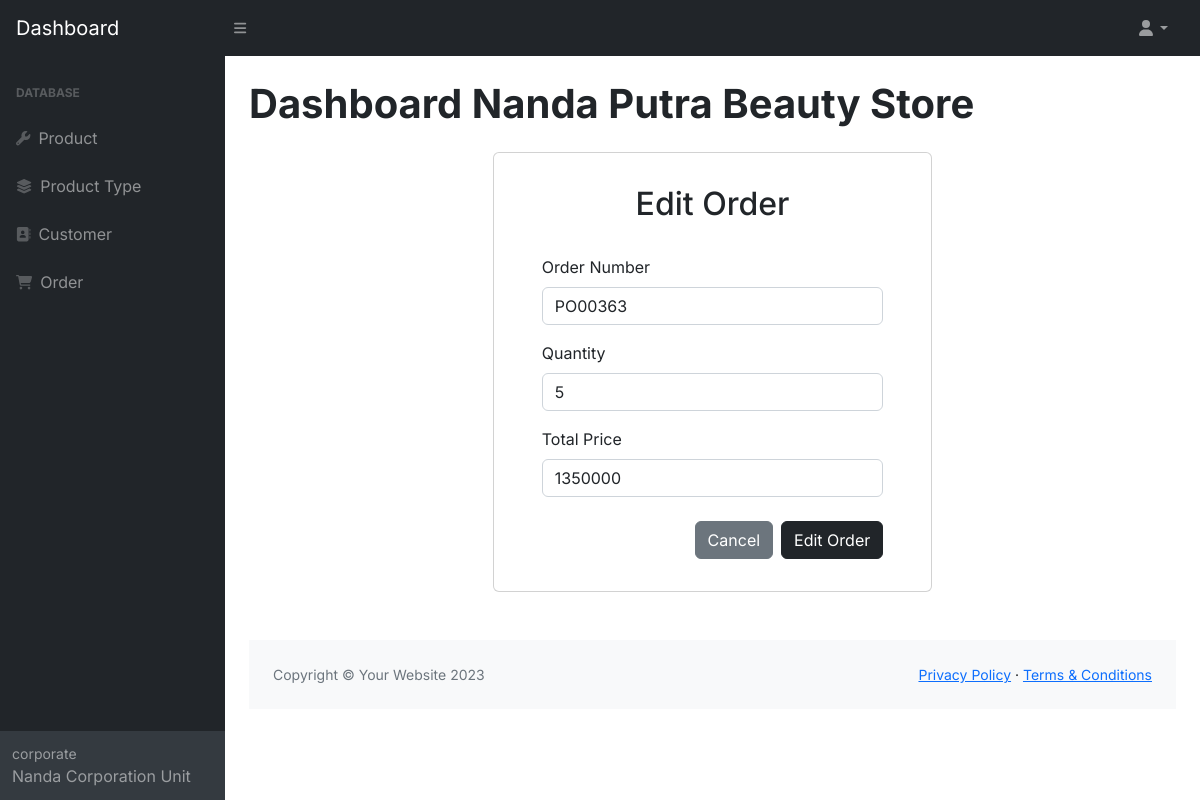
/dashboard/pages/order/edit-order.php?id=5, run on the app's committed database.
### tables this page shows
CREATE TABLE `orders` (
  `id` int(11) NOT NULL,
  `order_number` varchar(45) DEFAULT NULL,
  `date` datetime DEFAULT NULL,
  `qty` int(11) DEFAULT NULL,
  `total_price` int(11) DEFAULT NULL,
  `customer_id` int(11) NOT NULL,
  `product_id` int(11) NOT NULL
);

### db.php (called while the page is built)
<?php
$conn = mysqli_connect("localhost", "root", "", "dbhealthbeauty");
function query($query)
{
    global $conn;
    $result = mysqli_query($conn, $query);
    $rows = [];
    while ($row = mysqli_fetch_assoc($result)) {
        $rows[] = $row;
    }
    return $rows;
};

### dashboard/pages/order/edit-order.php (the view, shortened to what this page needs)
<?php
require_once "../../layout/header.php";
$id = $_GET['id'];
$order = query("SELECT * FROM orders WHERE id = $id")[0];
?>
<div class="row-cols-md-2">
    <div class="container mb-5">
        <div class="card">
            <div class="container-fluid px-5 py-2">
                <h2 class="py-4 text-center">Edit Order</h2>
                <form action="" method="POST">
                    <div class="mb-3">
                        <label for="order_number" class="form-label">Order Number</label>
                        <input type="text" class="form-control" id="order_number" name="order_number" value="<?= $order['order_number']; ?>" required>
                    </div>
                    <div class="mb-3">
                        <label for="qty" class="form-label">Quantity</label>
                        <input type="number" class="form-control" id="qty" name="qty" value="<?= $order['qty']; ?>" required>
                    </div>
                    <div class="mb-3">
                        <label for="total_price" class="form-label">Total Price</label>
                        <input type="number" class="form-control" id="total_price" name="total_price" value="<?= $order['total_price']; ?>" required>
                    </div>
                    <div class="modal-footer my-4">
                        <a href="order.php?title=Order" class="btn btn-secondary">Cancel</a>
                        <button type="submit" class="btn btn-dark ms-2" name="edit">Edit Order</button>
                    </div>
                </form>
            </div>
        </div>
    </div>
</div>
<?php
require_once "../../layout/footer.php";
?>

### data on the page
orders: order_number "PO00363", qty "5", total_price "1350000"
